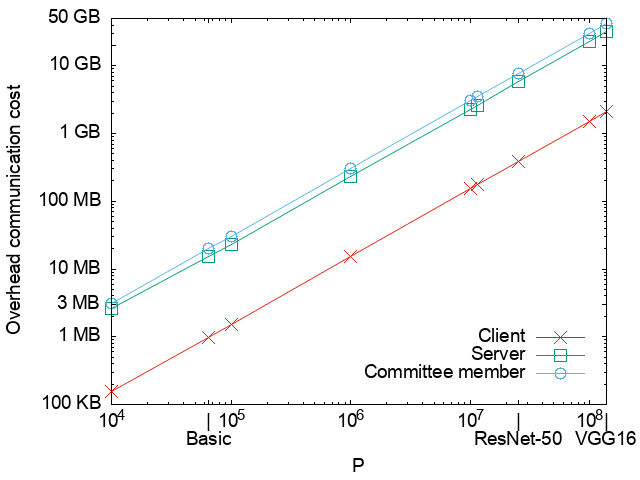

This chart was generated by the following gnuplot code:
set terminal png font "Helvetica,14" 
set output "online_comm_c15_n300.png"
set datafile sep ','
set key bottom right Right offset 0, 1
set xlabel "P" offset 0, -1
set ylabel "Overhead communication cost"
set ytics add ("100 KB" 0.1)
set ytics add ("1 MB" 1)
set ytics add ("3 MB" 3)
set ytics add ("10 MB" 10)
set ytics add ("100 MB" 100)
set ytics add ("1 GB" 1000)
set ytics add ("10 GB" 10000)
set ytics add ("" 20000)
set ytics add ("" 50000)
set ytics add ("50 GB" 50000)
set xtics add ("10^4" 10000)
set xtics add ("|\nBasic" 64811)
set xtics add ("10^5" 100000)
set xtics add ("10^6" 1000000)
set xtics add ("10^7" 10000000)
# set xtics add ("|\nResNet-18" 11511784)
set xtics add ("|\nResNet-50" 25557032)
set xtics add ("10^8" 100000000)
set xtics add ("|\nVGG16" 138357544)
set log y
set log x
# set xtics rotate by 90 right

# x=p, for committee_size=10 and p=100
plot [9999:138357545][:50001] '../online_comm/online_comm.csv' every ::162::170 using 3:($4-$7) title 'Client' with linespoints pt 2 ps 2 lc 7, \
             '../online_comm/online_comm.csv' every ::162::170 using 3:($5-$8) title 'Server' with linespoints pt 4 ps 2 lc 2, \
             '../online_comm/online_comm.csv' every ::162::170 using 3:6 title 'Committee member' with linespoints pt 6 ps 2 lc 3
